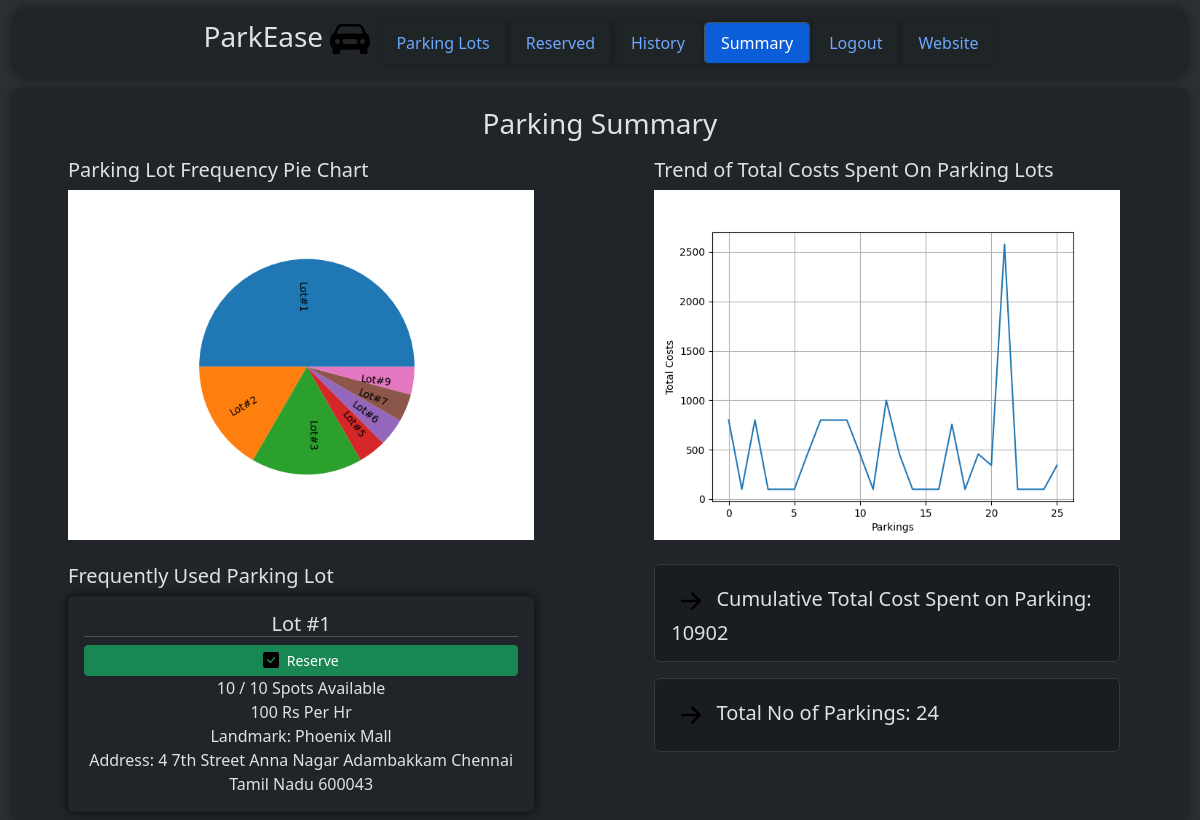
Page /user/dashboard/summary (signed in) on the committed database.
### models/parkingInfo.py (models this page shows, shortened)
class ParkingLot(db.Model) :
    __tablename__ = "parkinglot"
    id = db.Column(db.Integer, primary_key = True, autoincrement = True)
    landmark = db.Column(db.String)
    noOfParkingSpots = db.Column(db.Integer)
    pricePerHr = db.Column(db.Integer)
    addressId = db.Column(db.Integer, db.ForeignKey("address.id"))
    address = db.relationship("Address", uselist = False, backref = "parkingLot")
    parkingSpots = db.relationship("ParkingSpot", backref = "parkingLot") #parking lot and parking spot is 1 - M

### models/userInfo.py (models this page shows)
class Address(db.Model) :
    __tablename__ = "address"
    id = db.Column(db.Integer, primary_key = True, autoincrement = True)
    streetName = db.Column(db.String)
    locality = db.Column(db.String)
    subLocality = db.Column(db.String)
    city = db.Column(db.String)
    state = db.Column(db.String)
    pinCode = db.Column(db.String)
    def __str__(self) :
        return "{} {} {} {} {} {} {}".format(self.id, self.streetName.lower(), self.locality.lower(), self.subLocality.lower(), self.city.lower(), self.state.lower(), self.pinCode)

### controllers/userDashboard.py (the view)
@userbp.route("/dashboard/summary", methods = ["GET"])
def summary() :
    if request.method == "GET" :
        plotPiePlotOfParkingLotsUsed()
        plotLinePlotOfTotalCosts()
        return render_template("user/summary.html", parkingLot = frequentlyUsedParkingLot(), cost = sumOfTotalCosts(), noOfParkings = totalNoOfParkings())

### controllers/adminDashboard.py (called while the page is built)
def getParkingLot(id) :
    return db.session.execute(db.select(ParkingLot).filter_by(id = id)).scalars().first()

### controllers/userDashboard.py (called while the page is built)
@userbp.before_request
def restrict() :
    if session.get("type") != "user" :
        return redirect(url_for("general.signIn"))

def viewAllReservedParkingSpots() :
    return db.session.execute(db.select(ReservedParkingSpot).filter_by(userId = session["id"]).order_by(nulls_first(desc(ReservedParkingSpot.parkingTimestamp)))).scalars().all()

def getParkingLotsUsedByAUserLiUsingReservedParkingSpots() :
    return [i.parkingSpot.parkingLot.id for i in db.session.execute(db.select(User).filter_by(id = session["id"])).scalars().first().reservedParkingSpots]

def frequentlyUsedParkingLot() :
    parkingLotIds = getParkingLotsUsedByAUserLiUsingReservedParkingSpots()
    return getParkingLot(max(set(parkingLotIds), key = parkingLotIds.count))

def sumOfTotalCosts() :
    reservedParkingSpots = viewAllReservedParkingSpots()
    sum = 0
    for i in reservedParkingSpots :
        if i.totalCost is not None:
            sum += i.totalCost
    return sum

def plotPiePlotOfParkingLotsUsed() :
    plt.figure()
    li = getParkingLotsUsedByAUserLiUsingReservedParkingSpots()
    labels = sorted(set(li))
    countLi = [li.count(i) for i in labels]
    plt.pie(countLi, labels = [("Lot#" + str(i)) for i in labels], rotatelabels = True, labeldistance = 0.5)
    plt.savefig("static/images/plot1.png")

def plotLinePlotOfTotalCosts() :
    plt.figure()
    costLi = [i.totalCost for i in viewAllReservedParkingSpots()]
    xAxis = [i for i in range(0, len(costLi))]
    plt.plot(xAxis, costLi)
    plt.xlabel("Parkings")
    plt.ylabel("Total Costs")
    plt.grid(True)
    plt.savefig("static/images/plot2.png")

def totalNoOfParkings() :
    return len(db.session.execute(db.select(ReservedParkingSpot).filter_by(userId = session["id"])).scalars().all())

### templates/user/summary.html (shortened to what this page needs)
<!DOCTYPE html>
<html class = "h-100" data-bs-theme = "dark">
    <head>
        <link rel = "stylesheet" href = "/static/bootstrap/css/bootstrap.min.css"/>
        <link rel = "stylesheet" href = "/static/css/style.css"/>
    </head>
    <body class = "h-100">
        <div class = "container-fluid bg-body-tertiary min-vh-100">
            <div class = "container-fluid d-flex justify-content-center bg-body">
                <div class = "container-fluid mt-2 rounded-4 container-fluid d-flex align-items-center justify-content-center overflow-auto position-fixed" style = "height: 70px; width: 98%; background-color: rgba(33, 37, 41, 0.9); z-index: 1000; box-shadow: 0 0 10px rgb(24, 26, 29); backdrop-filter: blur(3px);">
                    <a href = "/" class = "text-decoration-none text-reset me-2">
                        <h3>
                            ParkEase
                            <img src = "/static\images\car-front-fill.svg" alt = "Logo" style = "width: 40px;"/>
                        </h3>
                    </a>
                    <ul class = "nav nav-tabs">
                        <li class = "nav-item">
                            <a class = "nav-link" href = "/user/dashboard">
                                Parking Lots
                            </a>
                        </li>
                        <li class = "nav-item">
                            <a class = "nav-link", href = "/user/dashboard/reserved">
                                Reserved
                            </a>
                        </li>
                        <li class = "nav-item">
                            <a class = "nav-link", href = "/user/dashboard/history">
                                History
                            </a>
                        </li>
                        <li class = "nav-item">
                            <a class = "nav-link active" href = "/user/dashboard/summary">
                                Summary
                            </a>
                        </li>
                        <li class = "nav-item">
                            <a class = "nav-link" href = "/signIn">
                                Logout
                            </a>
                        </li>
                        <li class = "nav-item">
                            <a class = "nav-link" href = "/">
                                Website
                            </a>
                        </li>
                    </ul>
                </div>
            </div>
            <div class = "rounded-3 container-fluid bg-body p-2 overflow-auto" style = "height: 80%; width: 100%; margin-top: 90px; box-shadow: 0 0 10px rgb(24, 26, 29);">
                <div class = "d-flex justify-content-center align-items-center gap-2" style = "height: 60px;">
                    <h3>
                        Parking Summary
                    </h3>
                </div>
                <div style = "height: 100%; width: 99%;">
                    <div class = "row">
                        <div class = "col">
                            <div>
                                <h5 class = "px-5">
                                    Parking Lot Frequency Pie Chart
                                </h5>
                                <img src = "/static\images\plot1.png" class = "px-5" style = "width: 100%;"/>
                            </div>
                            <div>
                                <h5 class = "px-5">
                                    Frequently Used Parking Lot
                                </h5>
                                <div>
                                    <div class = "card mx-5" style = "box-shadow: 0 0 10px rgb(7, 8, 8); border: none;">
                                        <form method = "POST" action = "/user/dashboard" style = "height: 100%; width: 100%;">
                                            <div class = "card-body">
                                                <h5 class = "card-title text-center border-bottom">
                                                    Lot #{{ parkingLot.id }}
                                                </h5>
                                                <button type = "submit" name = "action" value = "reserve" class = "btn btn-success btn-sm d-flex align-items-center justify-content-center" style = "z-index: 998; position: relative; width: 100%;">
                                                    <img src = "\static\images\check-square-fill.svg"/>
                                                    &nbsp;
                                                    Reserve
                                                </button>
                                                <p class = "card-text text-center">
                                                    {{ parkingLot.parkingSpots | selectattr("status", "equalto", 0) | list | count }} / {{ parkingLot.noOfParkingSpots }} Spots Available
                                                    {{ parkingLot.pricePerHr }} Rs Per Hr
                                                    Landmark: {{ parkingLot.landmark }}
                                                    Address: {{ parkingLot.address | title }}
                                                </p>
                                            </div>
                                        </form>
                                    </div>
                                </div>
                            </div>
                        </div>
                        <div class = "col">
                            <div>
                                <h5 class = "px-5">
                                    Trend of Total Costs Spent On Parking Lots
                                </h5>
                                <img class = "px-5" src = "/static\images\plot2.png" style = "width: 100%;"/>
                            </div>
                            <h5 class = "px-5">
                                    <div class = "alert alert-dark">
                                        <img src = "/static\images\arrow-right-short.svg" alt = "Logo" style = "width: 40px;"/>
                                        Cumulative Total Cost Spent on Parking: {{ cost }}
                                    </div>
                                    <div class = "alert alert-dark">
                                        <img src = "/static\images\arrow-right-short.svg" alt = "Logo" style = "width: 40px;"/>
                                        Total No of Parkings: {{ noOfParkings }}
                                    </div>
                            </h5>
                        </div>
                    </div>
                </div>
            </div>
        </div>
    </body>
</html>

### static/css/style.css (style rules this page uses)
.nav-tabs { border: none; }
.nav-tabs .nav-link { border-radius: 5px; margin: 1px; box-shadow: 0 0 5px rgb(25, 28, 31); backdrop-filter: blur(1px); }
.nav-tabs .nav-link.active { background-color: rgb(11, 94, 215); }

### rows in the picture
ParkingLot: id "1", noOfParkingSpots "10", pricePerHr "100", landmark "Phoenix Mall"
Address: address "4 7th Street Anna Nagar Adambakkam Chennai Tamil Nadu 600043"

### other values in the picture
{{ cost }} "10902"
{{ noOfParkings }} "24"
